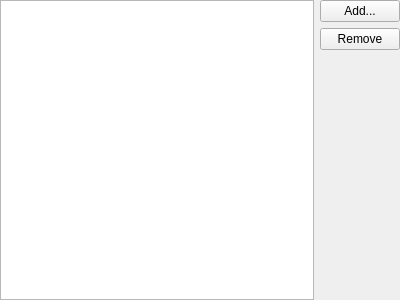
<?xml version="1.0" encoding="UTF-8"?>
<ui version="4.0">
 <class>FileAttachPage</class>
 <widget class="QWizardPage" name="FileAttachPage">
  <property name="geometry">
   <rect>
    <x>0</x>
    <y>0</y>
    <width>400</width>
    <height>300</height>
   </rect>
  </property>
  <property name="windowTitle">
   <string>Attach files</string>
  </property>
  <property name="title">
   <string>Attach files to the issue</string>
  </property>
  <property name="subTitle">
   <string>On this page you can attach files to the issue, like log files for a bug report.</string>
  </property>
  <layout class="QHBoxLayout" name="horizontalLayout">
   <property name="margin" stdset="0">
    <number>0</number>
   </property>
   <item>
    <widget class="QTreeView" name="FilesView_"/>
   </item>
   <item>
    <layout class="QVBoxLayout" name="verticalLayout">
     <item>
      <widget class="QPushButton" name="AddFile_">
       <property name="text">
        <string>Add...</string>
       </property>
       <property name="icon">
        <iconset theme="QIcon::ThemeIcon::ListAdd"/>
       </property>
      </widget>
     </item>
     <item>
      <widget class="QPushButton" name="RemoveFile_">
       <property name="text">
        <string>Remove</string>
       </property>
       <property name="icon">
        <iconset theme="QIcon::ThemeIcon::ListRemove"/>
       </property>
      </widget>
     </item>
     <item>
      <spacer name="verticalSpacer">
       <property name="orientation">
        <enum>Qt::Orientation::Vertical</enum>
       </property>
       <property name="sizeHint" stdset="0">
        <size>
         <width>20</width>
         <height>40</height>
        </size>
       </property>
      </spacer>
     </item>
    </layout>
   </item>
  </layout>
 </widget>
 <resources/>
 <connections/>
</ui>
